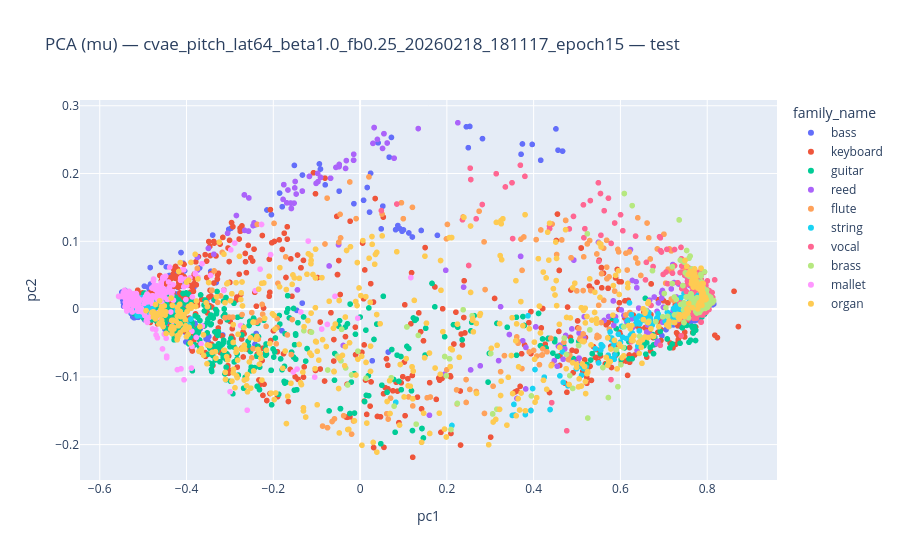

Write notebook code for a chart like this one.
### Code cell
pca = PCA(n_components=2, random_state=42)
mu_pca = pca.fit_transform(mu_all)

df_pca = pd.DataFrame({
    "pc1": mu_pca[:, 0],
    "pc2": mu_pca[:, 1],
    "pitch": pitch_all.astype(int),
    "family": family_all.astype(int),
    "family_name": [family_to_name(f) for f in family_all],
    "key": keys_all,
})

fig = px.scatter(
    df_pca,
    x="pc1", y="pc2",
    color="family_name",
    hover_data=["family", "pitch", "key"],
    title=f"PCA (mu) — {model_name} — {SPLIT}",
)

img_path = PLOTS_RUN_DIR / f"pca_{model_name}_{SPLIT}.png"
html_fallback = PLOTS_RUN_DIR / f"pca_{model_name}_{SPLIT}.html"
try:
    fig.write_image(str(img_path))
    print("Saved PCA plot (png):", img_path)
except Exception:
    print(f"Warning: Failed to save PCA plot as image. Attempting to save interactive HTML instead at {html_fallback}")
    try:
        fig.write_html(str(html_fallback))
        print("Saved PCA plot (html):", html_fallback)
    except Exception:
        print("Could not save PCA plot (image or html export failed).")

fig.show()

### Figure 1 — Plotly figure (JSON) as saved in the notebook; plotly's stock layout.template omitted (floating-point values rounded to 4 significant figures; data arrays with more than 128 entries replaced by an {"elided": "..."} marker saying what was removed)
{"data": [{"customdata": {"elided": "843x3 mixed values"}, "hovertemplate": "family_name=bass<br>pc1=%{x}<br>pc2=%{y}<br>family=%{customdata[0]}<br>pitch=%{customdata[1]}<br>key=%{customdata[2]}<extra></extra>", "legendgroup": "bass", "marker": {"color": "#636efa", "symbol": "circle"}, "mode": "markers", "name": "bass", "showlegend": true, "type": "scattergl", "x": {"elided": "843 float values"}, "xaxis": "x", "y": {"elided": "843 float values"}, "yaxis": "y"}, {"customdata": {"elided": "766x3 mixed values"}, "hovertemplate": "family_name=keyboard<br>pc1=%{x}<br>pc2=%{y}<br>family=%{customdata[0]}<br>pitch=%{customdata[1]}<br>key=%{customdata[2]}<extra></extra>", "legendgroup": "keyboard", "marker": {"color": "#EF553B", "symbol": "circle"}, "mode": "markers", "name": "keyboard", "showlegend": true, "type": "scattergl", "x": {"elided": "766 float values"}, "xaxis": "x", "y": {"elided": "766 float values"}, "yaxis": "y"}, {"customdata": {"elided": "652x3 mixed values"}, "hovertemplate": "family_name=guitar<br>pc1=%{x}<br>pc2=%{y}<br>family=%{customdata[0]}<br>pitch=%{customdata[1]}<br>key=%{customdata[2]}<extra></extra>", "legendgroup": "guitar", "marker": {"color": "#00cc96", "symbol": "circle"}, "mode": "markers", "name": "guitar", "showlegend": true, "type": "scattergl", "x": {"elided": "652 float values"}, "xaxis": "x", "y": {"elided": "652 float values"}, "yaxis": "y"}, {"customdata": {"elided": "235x3 mixed values"}, "hovertemplate": "family_name=reed<br>pc1=%{x}<br>pc2=%{y}<br>family=%{customdata[0]}<br>pitch=%{customdata[1]}<br>key=%{customdata[2]}<extra></extra>", "legendgroup": "reed", "marker": {"color": "#ab63fa", "symbol": "circle"}, "mode": "markers", "name": "reed", "showlegend": true, "type": "scattergl", "x": {"elided": "235 float values"}, "xaxis": "x", "y": {"elided": "235 float values"}, "yaxis": "y"}, {"customdata": {"elided": "180x3 mixed values"}, "hovertemplate": "family_name=flute<br>pc1=%{x}<br>pc2=%{y}<br>family=%{customdata[0]}<br>pitch=%{customdata[1]}<br>key=%{customdata[2]}<extra></extra>", "legendgroup": "flute", "marker": {"color": "#FFA15A", "symbol": "circle"}, "mode": "markers", "name": "flute", "showlegend": true, "type": "scattergl", "x": {"elided": "180 float values"}, "xaxis": "x", "y": {"elided": "180 float values"}, "yaxis": "y"}, {"customdata": {"elided": "306x3 mixed values"}, "hovertemplate": "family_name=string<br>pc1=%{x}<br>pc2=%{y}<br>family=%{customdata[0]}<br>pitch=%{customdata[1]}<br>key=%{customdata[2]}<extra></extra>", "legendgroup": "string", "marker": {"color": "#19d3f3", "symbol": "circle"}, "mode": "markers", "name": "string", "showlegend": true, "type": "scattergl", "x": {"elided": "306 float values"}, "xaxis": "x", "y": {"elided": "306 float values"}, "yaxis": "y"}, {"customdata": {"elided": "141x3 mixed values"}, "hovertemplate": "family_name=vocal<br>pc1=%{x}<br>pc2=%{y}<br>family=%{customdata[0]}<br>pitch=%{customdata[1]}<br>key=%{customdata[2]}<extra></extra>", "legendgroup": "vocal", "marker": {"color": "#FF6692", "symbol": "circle"}, "mode": "markers", "name": "vocal", "showlegend": true, "type": "scattergl", "x": {"elided": "141 float values"}, "xaxis": "x", "y": {"elided": "141 float values"}, "yaxis": "y"}, {"customdata": {"elided": "269x3 mixed values"}, "hovertemplate": "family_name=brass<br>pc1=%{x}<br>pc2=%{y}<br>family=%{customdata[0]}<br>pitch=%{customdata[1]}<br>key=%{customdata[2]}<extra></extra>", "legendgroup": "brass", "marker": {"color": "#B6E880", "symbol": "circle"}, "mode": "markers", "name": "brass", "showlegend": true, "type": "scattergl", "x": {"elided": "269 float values"}, "xaxis": "x", "y": {"elided": "269 float values"}, "yaxis": "y"}, {"customdata": {"elided": "202x3 mixed values"}, "hovertemplate": "family_name=mallet<br>pc1=%{x}<br>pc2=%{y}<br>family=%{customdata[0]}<br>pitch=%{customdata[1]}<br>key=%{customdata[2]}<extra></extra>", "legendgroup": "mallet", "marker": {"color": "#FF97FF", "symbol": "circle"}, "mode": "markers", "name": "mallet", "showlegend": true, "type": "scattergl", "x": {"elided": "202 float values"}, "xaxis": "x", "y": {"elided": "202 float values"}, "yaxis": "y"}, {"customdata": {"elided": "502x3 mixed values"}, "hovertemplate": "family_name=organ<br>pc1=%{x}<br>pc2=%{y}<br>family=%{customdata[0]}<br>pitch=%{customdata[1]}<br>key=%{customdata[2]}<extra></extra>", "legendgroup": "organ", "marker": {"color": "#FECB52", "symbol": "circle"}, "mode": "markers", "name": "organ", "showlegend": true, "type": "scattergl", "x": {"elided": "502 float values"}, "xaxis": "x", "y": {"elided": "502 float values"}, "yaxis": "y"}], "layout": {"legend": {"title": {"text": "family_name"}, "tracegroupgap": 0}, "title": {"text": "PCA (mu) — cvae_pitch_lat64_beta1.0_fb0.25_20260218_181117_epoch15 — test"}, "xaxis": {"anchor": "y", "domain": [0, 1], "title": {"text": "pc1"}}, "yaxis": {"anchor": "x", "domain": [0, 1], "title": {"text": "pc2"}}}}
